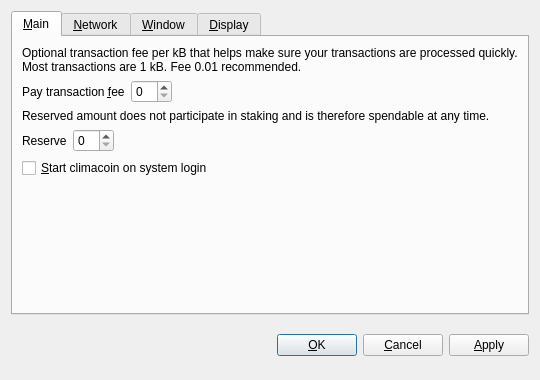
<?xml version="1.0" encoding="UTF-8"?>
<ui version="4.0">
 <class>OptionsDialog</class>
 <widget class="QDialog" name="OptionsDialog">
  <property name="geometry">
   <rect>
    <x>0</x>
    <y>0</y>
    <width>540</width>
    <height>380</height>
   </rect>
  </property>
  <property name="windowTitle">
   <string>Options</string>
  </property>
  <property name="modal">
   <bool>true</bool>
  </property>
  <layout class="QVBoxLayout" name="verticalLayout">
   <item>
    <widget class="QTabWidget" name="tabWidget">
     <property name="tabPosition">
      <enum>QTabWidget::North</enum>
     </property>
     <property name="currentIndex">
      <number>0</number>
     </property>
     <widget class="QWidget" name="tabMain">
      <attribute name="title">
       <string>&amp;Main</string>
      </attribute>
      <layout class="QVBoxLayout" name="verticalLayout_Main">
       <item>
        <widget class="QLabel" name="transactionFeeInfoLabel">
         <property name="text">
          <string>Optional transaction fee per kB that helps make sure your transactions are processed quickly. Most transactions are 1 kB. Fee 0.01 recommended.</string>
         </property>
         <property name="textFormat">
          <enum>Qt::PlainText</enum>
         </property>
         <property name="wordWrap">
          <bool>true</bool>
         </property>
        </widget>
       </item>
       <item>
        <layout class="QHBoxLayout" name="horizontalLayoutFee">
         <item>
          <widget class="QLabel" name="transactionFeeLabel">
           <property name="text">
            <string>Pay transaction &amp;fee</string>
           </property>
           <property name="textFormat">
            <enum>Qt::PlainText</enum>
           </property>
           <property name="buddy">
            <cstring>transactionFee</cstring>
           </property>
          </widget>
         </item>
         <item>
          <widget class="BitcoinAmountField" name="transactionFee"/>
         </item>
         <item>
          <spacer name="horizontalSpacerFee">
           <property name="orientation">
            <enum>Qt::Horizontal</enum>
           </property>
           <property name="sizeHint" stdset="0">
            <size>
             <width>40</width>
             <height>20</height>
            </size>
           </property>
          </spacer>
         </item>
        </layout>
       </item>
       <item>
        <widget class="QLabel" name="reserveBalanceInfoLabel">
         <property name="text">
          <string>Reserved amount does not participate in staking and is therefore spendable at any time.</string>
         </property>
         <property name="textFormat">
          <enum>Qt::PlainText</enum>
         </property>
         <property name="wordWrap">
          <bool>true</bool>
         </property>
        </widget>
       </item>
       <item>
        <layout class="QHBoxLayout" name="horizontalLayoutReserveBalance">
         <item>
          <widget class="QLabel" name="reserveBalanceLabel">
           <property name="text">
            <string>Reserve</string>
           </property>
           <property name="textFormat">
            <enum>Qt::PlainText</enum>
           </property>
           <property name="buddy">
            <cstring>reserveBalance</cstring>
           </property>
          </widget>
         </item>
         <item>
          <widget class="BitcoinAmountField" name="reserveBalance"/>
         </item>
         <item>
          <spacer name="horizontalSpacerReserveBalance">
           <property name="orientation">
            <enum>Qt::Horizontal</enum>
           </property>
           <property name="sizeHint" stdset="0">
            <size>
             <width>40</width>
             <height>20</height>
            </size>
           </property>
          </spacer>
         </item>
        </layout>
       </item>
       <item>
        <widget class="QCheckBox" name="bitcoinAtStartup">
         <property name="toolTip">
          <string>Automatically start climacoin after logging in to the system.</string>
         </property>
         <property name="text">
          <string>&amp;Start climacoin on system login</string>
         </property>
        </widget>
       </item>
       <item>
        <spacer name="verticalSpacer_Main">
         <property name="orientation">
          <enum>Qt::Vertical</enum>
         </property>
         <property name="sizeHint" stdset="0">
          <size>
           <width>20</width>
           <height>40</height>
          </size>
         </property>
        </spacer>
       </item>
      </layout>
     </widget>
     <widget class="QWidget" name="tabNetwork">
      <attribute name="title">
       <string>&amp;Network</string>
      </attribute>
      <layout class="QVBoxLayout" name="verticalLayout_Network">
       <item>
        <widget class="QCheckBox" name="mapPortUpnp">
         <property name="toolTip">
          <string>Automatically open the climacoin client port on the router. This only works when your router supports UPnP and it is enabled.</string>
         </property>
         <property name="text">
          <string>Map port using &amp;UPnP</string>
         </property>
        </widget>
       </item>
       <item>
        <widget class="QCheckBox" name="connectSocks">
         <property name="toolTip">
          <string>Connect to the climacoin network through a SOCKS5 proxy (e.g. when connecting through Tor).</string>
         </property>
         <property name="text">
          <string>&amp;Connect through SOCKS5 proxy:</string>
         </property>
        </widget>
       </item>
       <item>
        <layout class="QHBoxLayout" name="horizontalLayout_Network">
         <item>
          <widget class="QLabel" name="proxyIpLabel">
           <property name="text">
            <string>Proxy &amp;IP:</string>
           </property>
           <property name="textFormat">
            <enum>Qt::PlainText</enum>
           </property>
           <property name="buddy">
            <cstring>proxyIp</cstring>
           </property>
          </widget>
         </item>
         <item>
          <widget class="QValidatedLineEdit" name="proxyIp">
           <property name="maximumSize">
            <size>
             <width>140</width>
             <height>16777215</height>
            </size>
           </property>
           <property name="toolTip">
            <string>IP address of the proxy (e.g. 127.0.0.1)</string>
           </property>
          </widget>
         </item>
         <item>
          <widget class="QLabel" name="proxyPortLabel">
           <property name="text">
            <string>&amp;Port:</string>
           </property>
           <property name="textFormat">
            <enum>Qt::PlainText</enum>
           </property>
           <property name="buddy">
            <cstring>proxyPort</cstring>
           </property>
          </widget>
         </item>
         <item>
          <widget class="QLineEdit" name="proxyPort">
           <property name="maximumSize">
            <size>
             <width>55</width>
             <height>16777215</height>
            </size>
           </property>
           <property name="toolTip">
            <string>Port of the proxy (e.g. 9050)</string>
           </property>
          </widget>
         </item>
         <item>
          <spacer name="horizontalSpacer_Network">
           <property name="orientation">
            <enum>Qt::Horizontal</enum>
           </property>
           <property name="sizeHint" stdset="0">
            <size>
             <width>40</width>
             <height>20</height>
            </size>
           </property>
          </spacer>
         </item>
        </layout>
       </item>
       <item>
        <spacer name="verticalSpacer_Network">
         <property name="orientation">
          <enum>Qt::Vertical</enum>
         </property>
         <property name="sizeHint" stdset="0">
          <size>
           <width>20</width>
           <height>40</height>
          </size>
         </property>
        </spacer>
       </item>
      </layout>
     </widget>
     <widget class="QWidget" name="tabWindow">
      <attribute name="title">
       <string>&amp;Window</string>
      </attribute>
      <layout class="QVBoxLayout" name="verticalLayout_Window">
       <item>
        <widget class="QCheckBox" name="minimizeToTray">
         <property name="toolTip">
          <string>Show only a tray icon after minimizing the window.</string>
         </property>
         <property name="text">
          <string>&amp;Minimize to the tray instead of the taskbar</string>
         </property>
        </widget>
       </item>
       <item>
        <widget class="QCheckBox" name="minimizeOnClose">
         <property name="toolTip">
          <string>Minimize instead of exit the application when the window is closed. When this option is enabled, the application will be closed only after selecting Quit in the menu.</string>
         </property>
         <property name="text">
          <string>M&amp;inimize on close</string>
         </property>
        </widget>
       </item>
       <item>
        <spacer name="verticalSpacer_Window">
         <property name="orientation">
          <enum>Qt::Vertical</enum>
         </property>
         <property name="sizeHint" stdset="0">
          <size>
           <width>20</width>
           <height>40</height>
          </size>
         </property>
        </spacer>
       </item>
      </layout>
     </widget>
     <widget class="QWidget" name="tabDisplay">
      <attribute name="title">
       <string>&amp;Display</string>
      </attribute>
      <layout class="QVBoxLayout" name="verticalLayout_Display">
       <item>
        <layout class="QHBoxLayout" name="horizontalLayout_1_Display">
         <item>
          <widget class="QLabel" name="langLabel">
           <property name="text">
            <string>User Interface &amp;language:</string>
           </property>
           <property name="textFormat">
            <enum>Qt::PlainText</enum>
           </property>
           <property name="buddy">
            <cstring>lang</cstring>
           </property>
          </widget>
         </item>
         <item>
          <widget class="QValueComboBox" name="lang">
           <property name="toolTip">
            <string>The user interface language can be set here. This setting will take effect after restarting climacoin.</string>
           </property>
          </widget>
         </item>
        </layout>
       </item>
       <item>
        <layout class="QHBoxLayout" name="horizontalLayout_2_Display">
         <item>
          <widget class="QLabel" name="unitLabel">
           <property name="text">
            <string>&amp;Unit to show amounts in:</string>
           </property>
           <property name="textFormat">
            <enum>Qt::PlainText</enum>
           </property>
           <property name="buddy">
            <cstring>unit</cstring>
           </property>
          </widget>
         </item>
         <item>
          <widget class="QValueComboBox" name="unit">
           <property name="toolTip">
            <string>Choose the default subdivision unit to show in the interface and when sending coins.</string>
           </property>
          </widget>
         </item>
        </layout>
       </item>
       <item>
        <widget class="QCheckBox" name="coinControlFeatures">
         <property name="toolTip">
          <string>Whether to show coin control features or not.</string>
         </property>
         <property name="text">
          <string>Display coin &amp;control features (experts only!)</string>
         </property>
        </widget>
       </item>
       <item>
        <widget class="QCheckBox" name="useBlackTheme">
         <property name="text">
          <string>Use black visual theme (requires restart)</string>
         </property>
        </widget>
       </item>
       <item>
        <spacer name="verticalSpacer_Display">
         <property name="orientation">
          <enum>Qt::Vertical</enum>
         </property>
         <property name="sizeHint" stdset="0">
          <size>
           <width>20</width>
           <height>40</height>
          </size>
         </property>
        </spacer>
       </item>
      </layout>
     </widget>
    </widget>
   </item>
   <item>
    <layout class="QHBoxLayout" name="horizontalLayout_Buttons">
     <item>
      <spacer name="horizontalSpacer_1">
       <property name="orientation">
        <enum>Qt::Horizontal</enum>
       </property>
       <property name="sizeHint" stdset="0">
        <size>
         <width>40</width>
         <height>48</height>
        </size>
       </property>
      </spacer>
     </item>
     <item>
      <widget class="QLabel" name="statusLabel">
       <property name="font">
        <font>
         <weight>75</weight>
         <bold>true</bold>
        </font>
       </property>
       <property name="text">
        <string/>
       </property>
       <property name="textFormat">
        <enum>Qt::PlainText</enum>
       </property>
       <property name="wordWrap">
        <bool>true</bool>
       </property>
      </widget>
     </item>
     <item>
      <spacer name="horizontalSpacer_2">
       <property name="orientation">
        <enum>Qt::Horizontal</enum>
       </property>
       <property name="sizeHint" stdset="0">
        <size>
         <width>40</width>
         <height>48</height>
        </size>
       </property>
      </spacer>
     </item>
     <item>
      <widget class="QPushButton" name="okButton">
       <property name="text">
        <string>&amp;OK</string>
       </property>
      </widget>
     </item>
     <item>
      <widget class="QPushButton" name="cancelButton">
       <property name="text">
        <string>&amp;Cancel</string>
       </property>
       <property name="autoDefault">
        <bool>false</bool>
       </property>
      </widget>
     </item>
     <item>
      <widget class="QPushButton" name="applyButton">
       <property name="text">
        <string>&amp;Apply</string>
       </property>
       <property name="autoDefault">
        <bool>false</bool>
       </property>
      </widget>
     </item>
    </layout>
   </item>
  </layout>
 </widget>
 <customwidgets>
  <customwidget>
   <class>BitcoinAmountField</class>
   <extends>QSpinBox</extends>
   <header>bitcoinamountfield.h</header>
  </customwidget>
  <customwidget>
   <class>QValueComboBox</class>
   <extends>QComboBox</extends>
   <header>qvaluecombobox.h</header>
  </customwidget>
  <customwidget>
   <class>QValidatedLineEdit</class>
   <extends>QLineEdit</extends>
   <header>qvalidatedlineedit.h</header>
  </customwidget>
 </customwidgets>
 <resources/>
 <connections/>
</ui>
